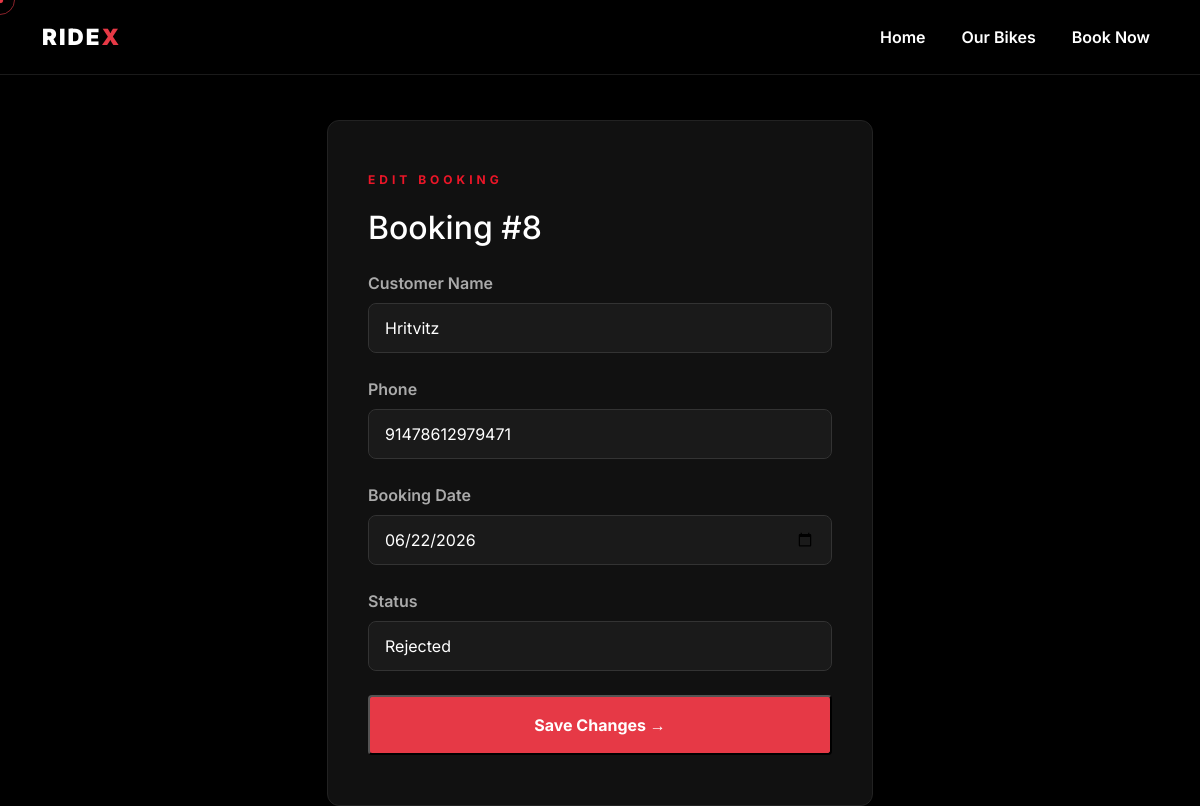
/admin/booking/8/edit (signed in), run on the app's committed database.
### app.py (models this page shows)
class Booking(db.Model):
    id = db.Column(db.Integer, primary_key=True)
    bike_id = db.Column(db.Integer, db.ForeignKey('bike.id'), nullable=False)
    customer_name = db.Column(db.String(100), nullable=False)
    customer_phone = db.Column(db.String(15), nullable=False)
    booking_date = db.Column(db.DateTime, nullable=False)
    status = db.Column(db.String(20), default='pending')
    bike = db.relationship('Bike', backref='bookings')

### app.py (the view, shortened to what this page needs)
@app.route('/admin/booking/<int:booking_id>/edit', methods=['GET', 'POST'])
@login_required
def edit_booking(booking_id):
    booking = Booking.query.get_or_404(booking_id)
    return render_template('admin/edit_booking.html', booking=booking)

### app.py (called while the page is built)
def login_required(f):
    @wraps(f)
    def decorated_function(*args, **kwargs):
        if 'admin_logged_in' not in session:
            return redirect(url_for('admin_login'))
        return f(*args, **kwargs)
    return decorated_function

### templates/admin/edit_booking.html (shortened to what this page needs)
{% extends 'base.html' %}
{% block content %}
<section class="admin-dashboard-section" style="padding-top: 120px;">
    <div class="container">
        <div class="row justify-content-center">
            <div class="col-md-6">
                <div class="login-box">
                    <p class="hero-tagline">EDIT BOOKING</p>
                    <h2 class="mb-4">Booking #{{ booking.id }}</h2>
                    <form method="POST">
                        <div class="mb-4">
                            <label class="form-label">Customer Name</label>
                            <input type="text" name="customer_name" class="form-control dark-input" value="{{ booking.customer_name }}" required>
                        </div>
                        <div class="mb-4">
                            <label class="form-label">Phone</label>
                            <input type="tel" name="customer_phone" class="form-control dark-input" value="{{ booking.customer_phone }}" required>
                        </div>
                        <div class="mb-4">
                            <label class="form-label">Booking Date</label>
                            <input type="date" name="booking_date" class="form-control dark-input" value="{{ booking.booking_date.strftime('%Y-%m-%d') }}" required>
                        </div>
                        <div class="mb-4">
                            <label class="form-label">Status</label>
                            <select name="status" class="form-control dark-input">
                                <option value="rejected" {% if booking.status == 'rejected' %}selected{% endif %}>Rejected</option>
                            </select>
                        </div>
                        <button type="submit" class="btn-primary-red w-100 py-3">Save Changes →</button>
                    </form>
                </div>
            </div>
        </div>
    </div>
</section>
{% endblock %}

### static/css/style.css (style rules this page uses)
* { margin: 0; padding: 0; box-sizing: border-box; }
body { background-color: #000000; color: #ffffff; font-family: 'Inter', sans-serif; }
* { cursor: none; }
.hero-tagline { color: #ec1628; font-weight: 700; font-size: 0.75rem; letter-spacing: 4px; margin-bottom: 20px; }
.btn-primary-red { background-color: #e63946; padding: 14px 32px; font-size: 1rem; font-weight: 700; color: #ffffff; border-radius: 4px; text-decoration: none; transition: all 0.3s ease; display: inline-block; }
.form-label { color: #aaaaaa; font-weight: 600; margin-bottom: 8px; }
.dark-input { background-color: #1a1a1a !important; border: 1px solid #333 !important; color: #ffffff !important; padding: 12px 16px; border-radius: 8px; }
.dark-input::placeholder { color: #555 !important; }
.login-box { background-color: #111111; border: 1px solid #222; border-radius: 12px; padding: 50px 40px; }

### data on the page
Booking: id "8", customer_name "Hritvitz", customer_phone "91478612979471", booking_date "06/22/2026", status "Rejected"
